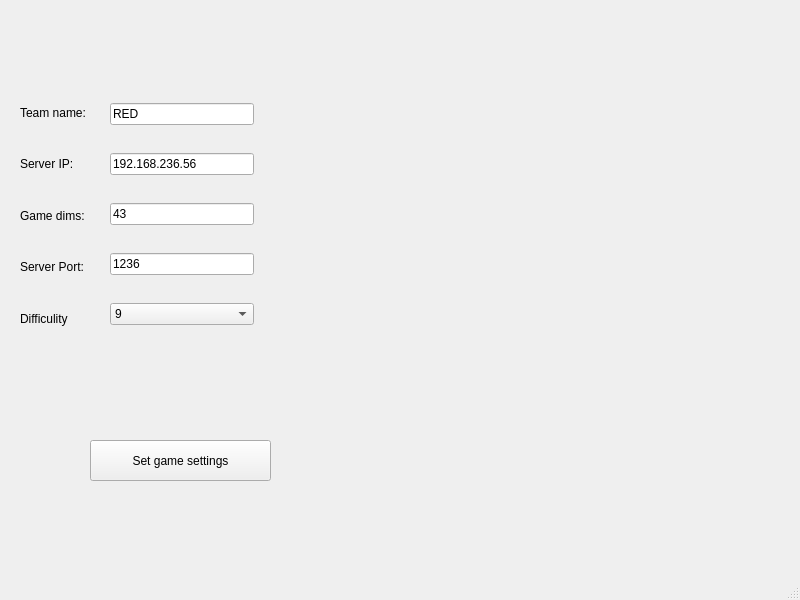
<?xml version="1.0" encoding="UTF-8"?>
<ui version="4.0">
 <class>MainWindow</class>
 <widget class="QMainWindow" name="MainWindow">
  <property name="geometry">
   <rect>
    <x>0</x>
    <y>0</y>
    <width>800</width>
    <height>600</height>
   </rect>
  </property>
  <property name="windowTitle">
   <string>MainWindow</string>
  </property>
  <widget class="QWidget" name="centralwidget">
   <widget class="QPushButton" name="pushButton">
    <property name="geometry">
     <rect>
      <x>90</x>
      <y>440</y>
      <width>181</width>
      <height>41</height>
     </rect>
    </property>
    <property name="text">
     <string>Set game settings</string>
    </property>
   </widget>
   <widget class="QWidget" name="layoutWidget">
    <property name="geometry">
     <rect>
      <x>20</x>
      <y>90</y>
      <width>84</width>
      <height>251</height>
     </rect>
    </property>
    <layout class="QVBoxLayout" name="verticalLayout">
     <item>
      <widget class="QLabel" name="label_5">
       <property name="minimumSize">
        <size>
         <width>0</width>
         <height>45</height>
        </size>
       </property>
       <property name="text">
        <string>Team name:</string>
       </property>
      </widget>
     </item>
     <item>
      <widget class="QLabel" name="label">
       <property name="minimumSize">
        <size>
         <width>0</width>
         <height>45</height>
        </size>
       </property>
       <property name="layoutDirection">
        <enum>Qt::LeftToRight</enum>
       </property>
       <property name="text">
        <string>Server IP:</string>
       </property>
       <property name="alignment">
        <set>Qt::AlignLeading|Qt::AlignLeft|Qt::AlignVCenter</set>
       </property>
      </widget>
     </item>
     <item>
      <widget class="QLabel" name="label_2">
       <property name="sizePolicy">
        <sizepolicy hsizetype="Preferred" vsizetype="Preferred">
         <horstretch>0</horstretch>
         <verstretch>0</verstretch>
        </sizepolicy>
       </property>
       <property name="minimumSize">
        <size>
         <width>0</width>
         <height>45</height>
        </size>
       </property>
       <property name="text">
        <string>Game dims:</string>
       </property>
      </widget>
     </item>
     <item>
      <widget class="QLabel" name="label_3">
       <property name="minimumSize">
        <size>
         <width>0</width>
         <height>45</height>
        </size>
       </property>
       <property name="text">
        <string>Server Port:</string>
       </property>
      </widget>
     </item>
     <item>
      <widget class="QLabel" name="label_4">
       <property name="minimumSize">
        <size>
         <width>0</width>
         <height>45</height>
        </size>
       </property>
       <property name="text">
        <string>Difficulity</string>
       </property>
      </widget>
     </item>
    </layout>
   </widget>
   <widget class="QWidget" name="layoutWidget">
    <property name="geometry">
     <rect>
      <x>110</x>
      <y>100</y>
      <width>144</width>
      <height>231</height>
     </rect>
    </property>
    <layout class="QVBoxLayout" name="verticalLayout_2">
     <property name="spacing">
      <number>25</number>
     </property>
     <item>
      <widget class="QLineEdit" name="lineEdit">
       <property name="text">
        <string>RED</string>
       </property>
      </widget>
     </item>
     <item>
      <widget class="QLineEdit" name="lineEdit_2">
       <property name="text">
        <string>192.168.236.56</string>
       </property>
      </widget>
     </item>
     <item>
      <widget class="QLineEdit" name="lineEdit_3">
       <property name="text">
        <string>43</string>
       </property>
      </widget>
     </item>
     <item>
      <widget class="QLineEdit" name="lineEdit_4">
       <property name="text">
        <string>1236</string>
       </property>
      </widget>
     </item>
     <item>
      <widget class="QComboBox" name="comboBox">
       <property name="minimumSize">
        <size>
         <width>141</width>
         <height>0</height>
        </size>
       </property>
       <property name="mouseTracking">
        <bool>false</bool>
       </property>
       <property name="accessibleName">
        <string/>
       </property>
       <property name="inputMethodHints">
        <set>Qt::ImhLatinOnly|Qt::ImhPreferNumbers</set>
       </property>
       <property name="editable">
        <bool>false</bool>
       </property>
       <property name="currentText">
        <string>9</string>
       </property>
       <property name="currentIndex">
        <number>8</number>
       </property>
       <item>
        <property name="text">
         <string>1</string>
        </property>
       </item>
       <item>
        <property name="text">
         <string>2</string>
        </property>
       </item>
       <item>
        <property name="text">
         <string>3</string>
        </property>
       </item>
       <item>
        <property name="text">
         <string>4</string>
        </property>
       </item>
       <item>
        <property name="text">
         <string>5</string>
        </property>
       </item>
       <item>
        <property name="text">
         <string>6</string>
        </property>
       </item>
       <item>
        <property name="text">
         <string>7</string>
        </property>
       </item>
       <item>
        <property name="text">
         <string>8</string>
        </property>
       </item>
       <item>
        <property name="text">
         <string>9</string>
        </property>
       </item>
       <item>
        <property name="text">
         <string>10</string>
        </property>
       </item>
       <item>
        <property name="text">
         <string>11</string>
        </property>
       </item>
       <item>
        <property name="text">
         <string>12</string>
        </property>
       </item>
      </widget>
     </item>
    </layout>
   </widget>
  </widget>
  <widget class="QMenuBar" name="menubar">
   <property name="geometry">
    <rect>
     <x>0</x>
     <y>0</y>
     <width>800</width>
     <height>22</height>
    </rect>
   </property>
  </widget>
  <widget class="QStatusBar" name="statusbar"/>
 </widget>
 <resources/>
 <connections/>
</ui>
